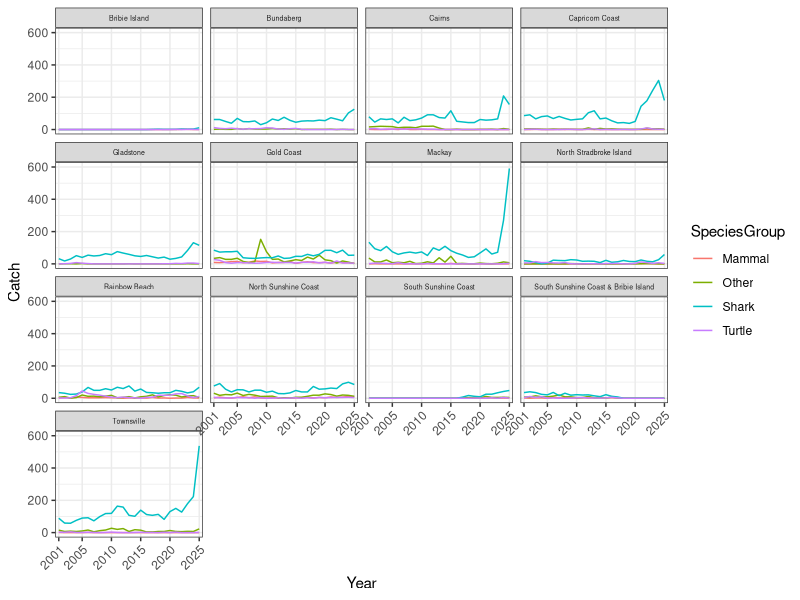
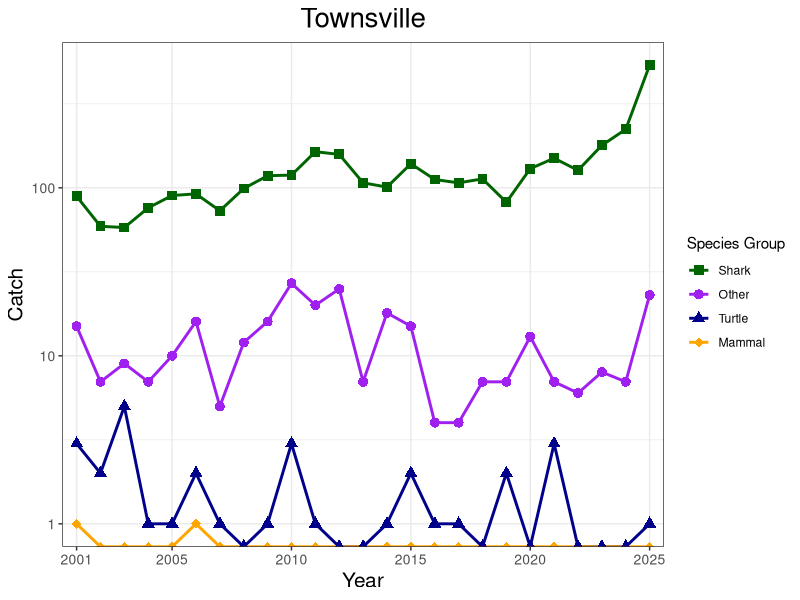
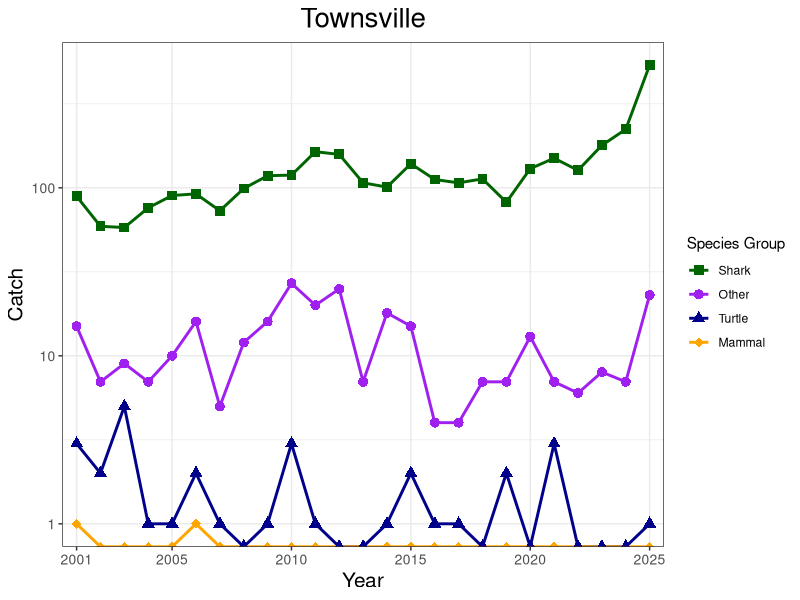

Source code (R) for these figures, in order:
## ---- chunk 1
knitr::opts_chunk$set(echo = TRUE, message = FALSE, warning = FALSE)
## ---- chunk 2
library(tidyverse)
## ---- chunk 3
data <- read.csv("../data/QFISH_data_v2.csv", header = T)
data[data == ""] <- 0 

head(data)
## ---- chunk 4
data1 <- data[c(-1,-2,-28),c(-13,-26,-40,-54,-55)]

head(data1)
## ---- chunk 5
clean_data <- data1 %>% pivot_longer(cols = 2:50, names_to = c("SpeciesGroup","Location"), values_to = "Catch", names_pattern = "(.+)_(.+)", values_drop_na = T) #species group and location are separated by _ so we can use a regex code in names_pattern

clean_data$Catch <- as.numeric(as.character(clean_data$Catch))

head(clean_data)
## ---- chunk 6
 variable_labs <- c("Bribie.Island" = "Bribie Island", 
                    "Capricorn.Coast" = "Capricorn Coast",
                    "Cairns" = "Cairns",
                    "Gold.Coast" = "Gold Coast",
                    "Mackay" = "Mackay",
                    "Nth.Stradbroke.Is." = "North Stradbroke Island",
                    "Rainbow.Beach" = "Rainbow Beach",
                    "Sunshine.Coast.North" = "North Sunshine Coast", 
                    "Sunshine.Coast.South" = "South Sunshine Coast",
                    "Sunshine.Coast.South...Bribie.Island" = "South Sunshine Coast & Bribie Island",
"Townsville" = "Townsville",
"Bundaberg" = "Bundaberg",
"Gladstone" = "Gladstone") #Change the location names from periods to normal text

clean_data %>% ggplot() +
  theme_bw() +
  facet_wrap(. ~ Location, labeller = as_labeller(variable_labs)) +
  geom_line(mapping = aes(x = Year,y = Catch, group = SpeciesGroup, color = SpeciesGroup)) +
  scale_y_continuous(limits = c(0, 600)) + 
  scale_x_discrete(breaks = c(2001,2005,2010,2015,2020,2025)) +
   theme(axis.text.x = element_text(angle = 45, hjust = 1),
          strip.text = element_text(size = 5))
## ---- chunk 7
townsville_data <- clean_data %>% filter(Location == "Townsville") #Take only the data from Townsville

 townsville_data$SpeciesGroup <- factor(townsville_data$SpeciesGroup, levels = c("Shark","Other","Turtle","Mammal")) #Reorder the species group so the legend is in an intuitive order

plot2 <- townsville_data %>% ggplot() +
  theme_bw() +
    geom_line(mapping = aes(x = Year,y = Catch, group = SpeciesGroup, color = SpeciesGroup), size = 1) +
   geom_point(mapping = aes(x = Year,y = Catch, group = SpeciesGroup, color = SpeciesGroup, shape = SpeciesGroup), size = 3) +
  scale_y_log10() + #use a log scale because a normal scale does not show the difference between turtle and mammal
  scale_x_discrete(breaks = c(2001,2005,2010,2015,2020,2025)) +
  labs(title = "Townsville", color = "Species Group", shape = "Species Group") +
   theme(axis.text.x = element_text(angle = 0, hjust = 0.5, size = 10),
         axis.text.y = element_text(size = 10),
         axis.title = element_text(size = 15),
          strip.text = element_text(size = 5),
         plot.title = element_text(hjust = 0.5, size = 20)) +
   scale_color_manual(values=c("darkgreen", "purple", "darkblue","orange")) +
  scale_shape_manual(values = c(15:19))
  

plot2
## ---- chunk 8
ggsave("../output/Catch_plot.png")
